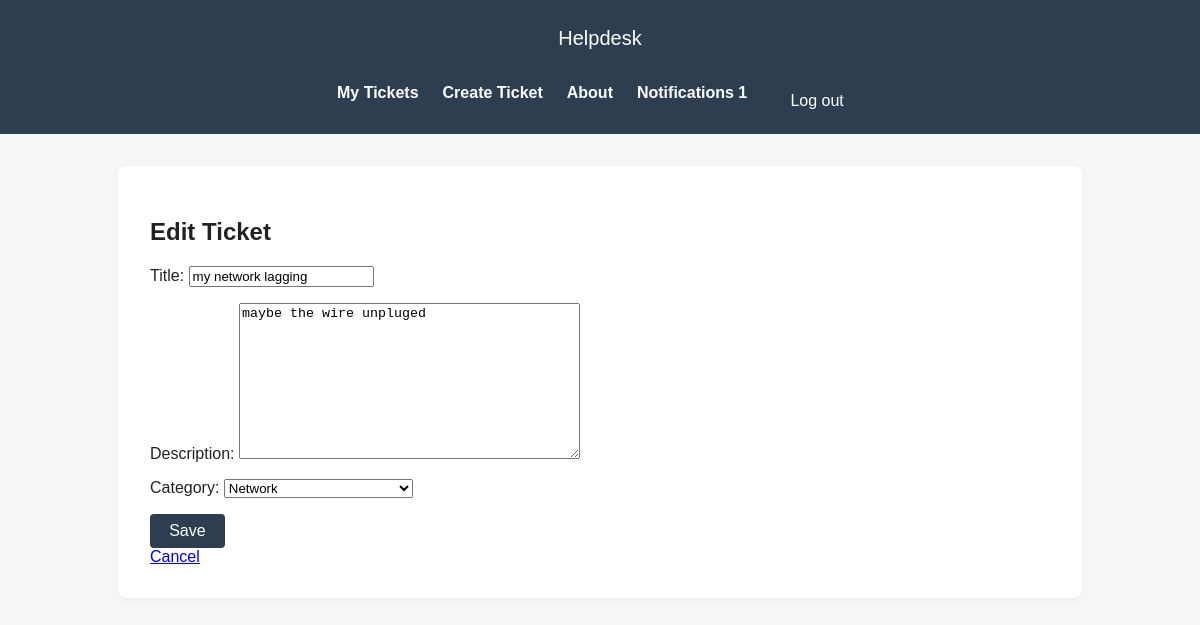
The app's page /tickets/1/edit/ (signed in) with its own data.
### tickets/models.py (models this page shows, shortened)
class Ticket(models.Model):
    STATUS_CHOICES = [
        ('open', 'Open'),
        ('in_progress', 'In Progress'),
        ('resolved', 'Resolved'),
        ('closed', 'Closed'),
    ]
    title = models.CharField(max_length=200)
    description = models.TextField()
    status = models.CharField(max_length=20, choices=STATUS_CHOICES, default='open')
    created_at = models.DateTimeField(auto_now_add=True)
    updated_at = models.DateTimeField(auto_now=True)
    created_by = models.ForeignKey(settings.AUTH_USER_MODEL, on_delete=models.CASCADE, related_name='tickets')
    category = models.ForeignKey(Category, on_delete=models.SET_NULL, null=True, related_name='tickets')
    justification = models.TextField(blank=True, null=True)
    rating = models.PositiveSmallIntegerField(blank=True, null=True)

### tickets/views.py (the view, shortened to what this page needs)
# urls.py: path('<int:pk>/edit/', views.ticket_update, name='ticket_update'),
@login_required
def ticket_update(request, pk):
    ticket = get_object_or_404(Ticket, pk=pk)
    if request.user.role == 'staff' and ticket.created_by == request.user:
        if request.method == 'POST':
            form = TicketForm(request.POST, instance=ticket)
            if form.is_valid():
                form.save()
                return redirect('tickets:ticket_detail', pk=ticket.pk)
        else:
            form = TicketForm(instance=ticket)
        unread_count = request.user.notifications.filter(is_read=False).count()
        return render(request, 'tickets/ticket_form.html', {'form': form, 'unread_count': unread_count})
    else:
        return redirect('tickets:ticket_list')

### tickets/forms.py
class TicketForm(forms.ModelForm):
    class Meta:
        model = Ticket
        fields = ['title', 'description', 'category']

### tickets/models.py (called while the page is built)
    def __str__(self):
        return self.name

### tickets/templates/tickets/ticket_form.html (shortened to what this page needs)
{% extends 'tickets/base.html' %}
{% block content %}
<h2>{% if form.instance.pk %}Edit Ticket{% else %}Create Ticket{% endif %}</h2>
<form method="post">
  {{ form.as_p }}
  <button type="submit">Save</button>
</form>
<a href="{% url 'tickets:ticket_list' %}">Cancel</a>
{% endblock %}

### tickets/static/css/base.css (style rules this page uses)
body { font-family: Arial, sans-serif; margin: 0; padding: 0; background: #f7f7f7; color: #222; }
button, input[type="submit"] { background: #2d3e50; color: #fff; border: none; padding: 0.5rem 1.2rem; border-radius: 4px; cursor: pointer; font-size: 1rem; }

### records on screen
Ticket: title "my network lagging", description "maybe the wire unpluged", category "Network"

### other values on screen
{{ unread_count }} "1"
